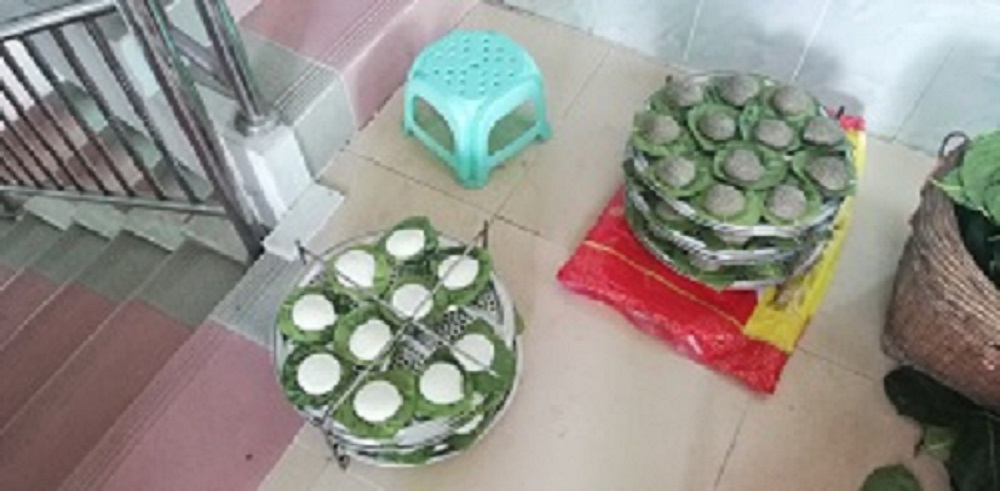
#> input picture img_source/food.jpg, 1000 x 491 px
$ python simple_thresholding.py --image ../../img_source/food.jpg
#> lines starting #> are read from the running program, lines starting #| are printed output that depends on the picture; after the words box and inside, x2 and y2 are one past the last pixel; in counts of white or black regions, pixels touching at a corner belong together
from matplotlib import pyplot as plot
import argparse
import cv2
import numpy as np

ap = argparse.ArgumentParser()
ap.add_argument("-i", "--image", required = True,
help = "Path to the image")
args = vars(ap.parse_args())

image = cv2.imread(args["image"])
#> image is the input picture: shape (491, 1000, 3); mean B, G, R 137.3, 144.4, 148
image = cv2.cvtColor(image, cv2.COLOR_BGR2GRAY)
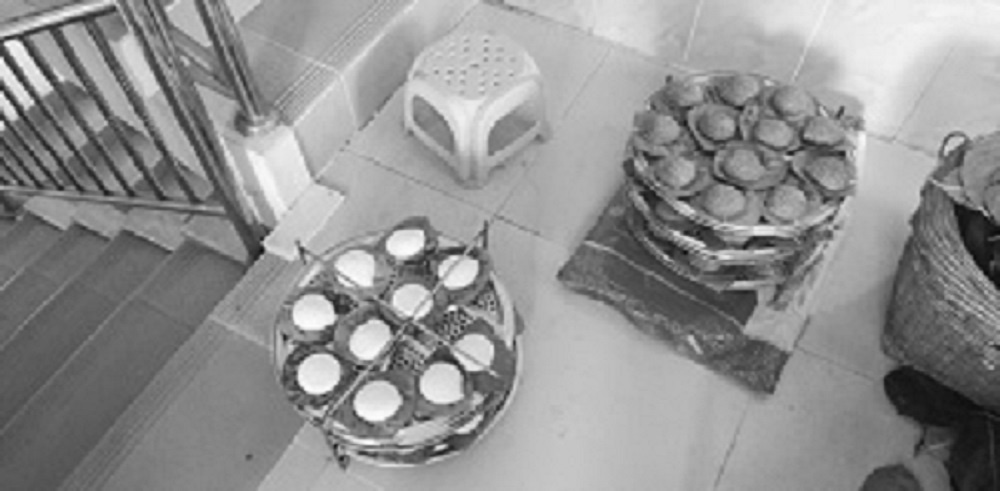
#> image: shape (491, 1000); min 9, max 253, mean 144.7
blurred = cv2.GaussianBlur(image, (5, 5), 0)
cv2.imshow("Original", image)


(T, thresh) = cv2.threshold(blurred, 155, 255, cv2.THRESH_BINARY)
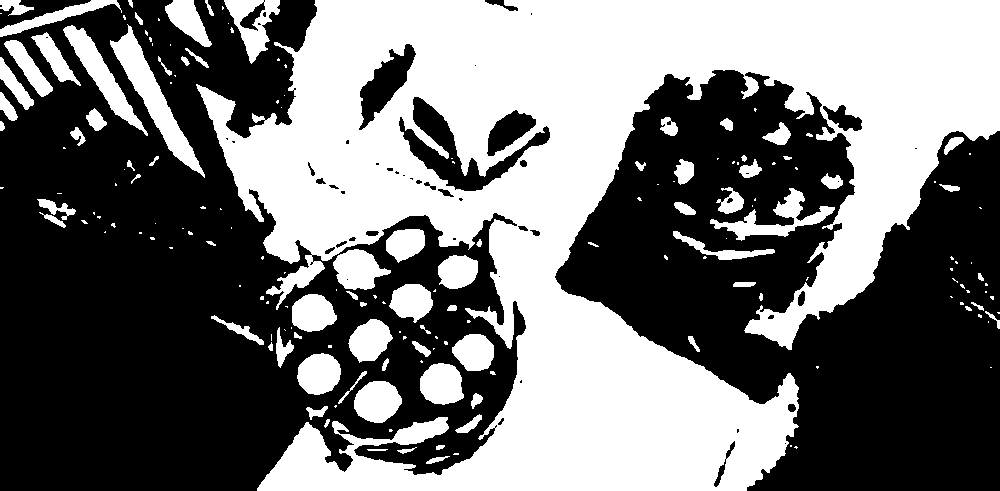
#> thresh: shape (491, 1000); 45.4% white; 180 white regions (100 under 20 px), largest, box (x1, y1, x2, y2) and area: (196, 0, 1000, 491) 188283, (110, 24, 205, 178) 3205, (63, 25, 148, 136) 2139
cv2.imshow("Threshold Binary", thresh)
(T, threshInv) = cv2.threshold(blurred, 155, 255, cv2.THRESH_BINARY_INV)
cv2.imshow("Threshold Binary Inverse", threshInv)
cv2.imshow("Coins", cv2.bitwise_and(image, image, mask = threshInv))
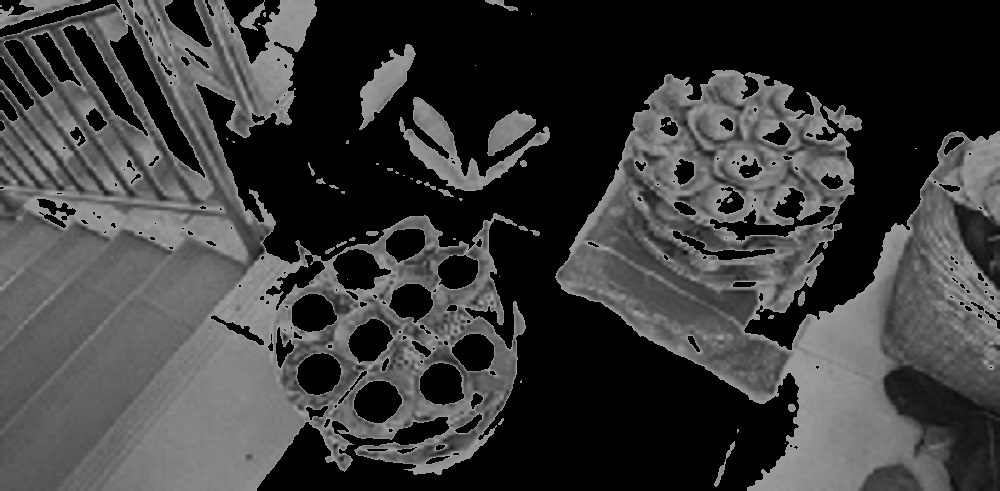
#> window 'Coins': shape (491, 1000); min 0, max 178, mean 59.7

cv2.waitKey(0)
